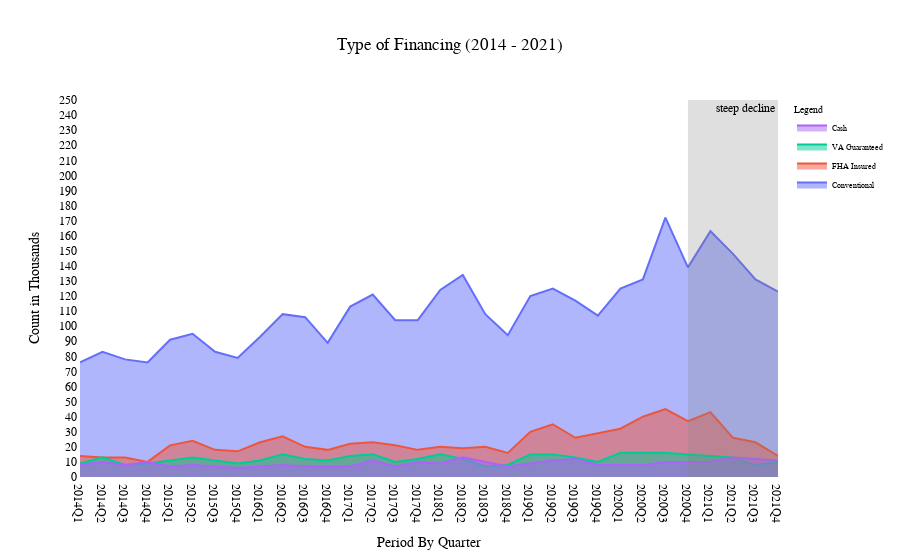

Write notebook code for a chart like this one.
### Code cell
#sold_finance_type.reset_index(inplace = True)
#sold_finance_type.drop(['index', 'level_0'], inplace = True, axis = 1)
fig2 = go.Figure()
fig2.add_trace(go.Scatter(x = sold_finance_type.Period, y = sold_finance_type['Conventional'], name = 'Conventional',stackgroup='one'))
fig2.add_trace(go.Scatter(x = sold_finance_type.Period, y = sold_finance_type['FHA Insured'], name = 'FHA Insured',stackgroup='two'))
fig2.add_trace(go.Scatter(x = sold_finance_type.Period, y = sold_finance_type['VA Guaranteed'], name = 'VA Guaranteed',stackgroup='three'))
fig2.add_trace(go.Scatter(x = sold_finance_type.Period, y = sold_finance_type['Cash'], name = 'Cash',stackgroup='four'))
fig2.update_layout(title_text = 'Type of Financing (2014 - 2021)',
                  title_x = 0.5,
                  
                  yaxis_title = 'Count in Thousands',
                  yaxis_range = [0,250],
                  yaxis_dtick = 10,
                  xaxis_title = 'Period By Quarter',
                  font = dict(family = 'verdana',
                             size = 12,
                             color = 'black',
                             ),
                  yaxis_showgrid = False,
                  yaxis_linecolor = 'white',
                  legend = dict(bgcolor ='white',
                                title = 'Legend',
                                font = dict(color = 'black',size = 8)
                               ),
                  plot_bgcolor = 'white',
                  clickmode = 'select',
                  dragmode = 'drawline',
                  transition = dict(duration = 1000,
                                   easing = 'bounce-in',
                                   ordering = 'traces first'))

fig2.add_vrect(x0 = '2020Q4', x1 = '2021Q4', col =1, fillcolor="gray",opacity=0.25, line_width=0,annotation_text="steep decline")

### Figure 1 — Plotly figure (JSON) as saved in the notebook; plotly's stock layout.template omitted (floating-point values rounded to 4 significant figures)
{"data": [{"name": "Conventional", "stackgroup": "one", "type": "scatter", "x": ["2014Q1", "2014Q2", "2014Q3", "2014Q4", "2015Q1", "2015Q2", "2015Q3", "2015Q4", "2016Q1", "2016Q2", "2016Q3", "2016Q4", "2017Q1", "2017Q2", "2017Q3", "2017Q4", "2018Q1", "2018Q2", "2018Q3", "2018Q4", "2019Q1", "2019Q2", "2019Q3", "2019Q4", "2020Q1", "2020Q2", "2020Q3", "2020Q4", "2021Q1", "2021Q2", "2021Q3", "2021Q4"], "y": [76, 83, 78, 76, 91, 95, 83, 79, 93, 108, 106, 89, 113, 121, 104, 104, 124, 134, 108, 94, 120, 125, 117, 107, 125, 131, 172, 139, 163, 148, 131, 123]}, {"name": "FHA Insured", "stackgroup": "two", "type": "scatter", "x": ["2014Q1", "2014Q2", "2014Q3", "2014Q4", "2015Q1", "2015Q2", "2015Q3", "2015Q4", "2016Q1", "2016Q2", "2016Q3", "2016Q4", "2017Q1", "2017Q2", "2017Q3", "2017Q4", "2018Q1", "2018Q2", "2018Q3", "2018Q4", "2019Q1", "2019Q2", "2019Q3", "2019Q4", "2020Q1", "2020Q2", "2020Q3", "2020Q4", "2021Q1", "2021Q2", "2021Q3", "2021Q4"], "y": [14, 13, 13, 10, 21, 24, 18, 17, 23, 27, 20, 18, 22, 23, 21, 18, 20, 19, 20, 16, 30, 35, 26, 29, 32, 40, 45, 37, 43, 26, 23, 14]}, {"name": "VA Guaranteed", "stackgroup": "three", "type": "scatter", "x": ["2014Q1", "2014Q2", "2014Q3", "2014Q4", "2015Q1", "2015Q2", "2015Q3", "2015Q4", "2016Q1", "2016Q2", "2016Q3", "2016Q4", "2017Q1", "2017Q2", "2017Q3", "2017Q4", "2018Q1", "2018Q2", "2018Q3", "2018Q4", "2019Q1", "2019Q2", "2019Q3", "2019Q4", "2020Q1", "2020Q2", "2020Q3", "2020Q4", "2021Q1", "2021Q2", "2021Q3", "2021Q4"], "y": [9, 13, 8, 9, 11, 13, 11, 9, 11, 15, 12, 11, 14, 15, 10, 12, 15, 12, 7, 8, 15, 15, 13, 10, 16, 16, 16, 15, 14, 13, 8, 10]}, {"name": "Cash", "stackgroup": "four", "type": "scatter", "x": ["2014Q1", "2014Q2", "2014Q3", "2014Q4", "2015Q1", "2015Q2", "2015Q3", "2015Q4", "2016Q1", "2016Q2", "2016Q3", "2016Q4", "2017Q1", "2017Q2", "2017Q3", "2017Q4", "2018Q1", "2018Q2", "2018Q3", "2018Q4", "2019Q1", "2019Q2", "2019Q3", "2019Q4", "2020Q1", "2020Q2", "2020Q3", "2020Q4", "2021Q1", "2021Q2", "2021Q3", "2021Q4"], "y": [8, 10, 8, 10, 7, 8, 7, 6, 7, 8, 7, 7, 7, 11, 7, 10, 9, 13, 10, 7, 9, 11, 12, 8, 8, 8, 10, 10, 10, 13, 12, 11]}], "layout": {"annotations": [{"showarrow": false, "text": "steep decline", "x": "2021Q4", "xanchor": "right", "xref": "x", "y": 1, "yanchor": "top", "yref": "y domain"}], "clickmode": "select", "dragmode": "drawline", "font": {"color": "black", "family": "verdana", "size": 12}, "legend": {"bgcolor": "white", "font": {"color": "black", "size": 8}, "title": {"text": "Legend"}}, "plot_bgcolor": "white", "shapes": [{"fillcolor": "gray", "line": {"width": 0}, "opacity": 0.25, "type": "rect", "x0": "2020Q4", "x1": "2021Q4", "xref": "x", "y0": 0, "y1": 1, "yref": "y domain"}], "title": {"text": "Type of Financing (2014 - 2021)", "x": 0.5}, "transition": {"duration": 1000, "easing": "bounce-in", "ordering": "traces first"}, "xaxis": {"title": {"text": "Period By Quarter"}}, "yaxis": {"dtick": 10, "linecolor": "white", "range": [0, 250], "showgrid": false, "title": {"text": "Count in Thousands"}}}}
